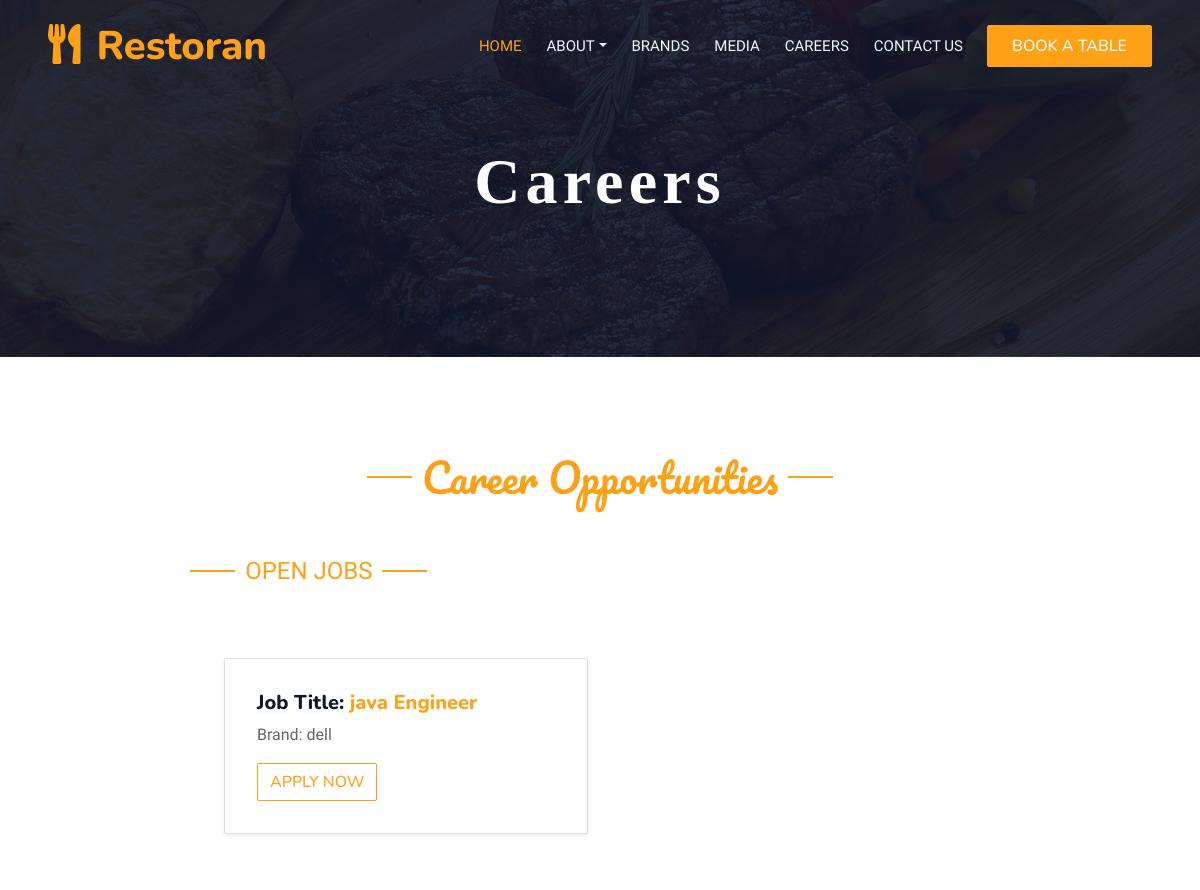
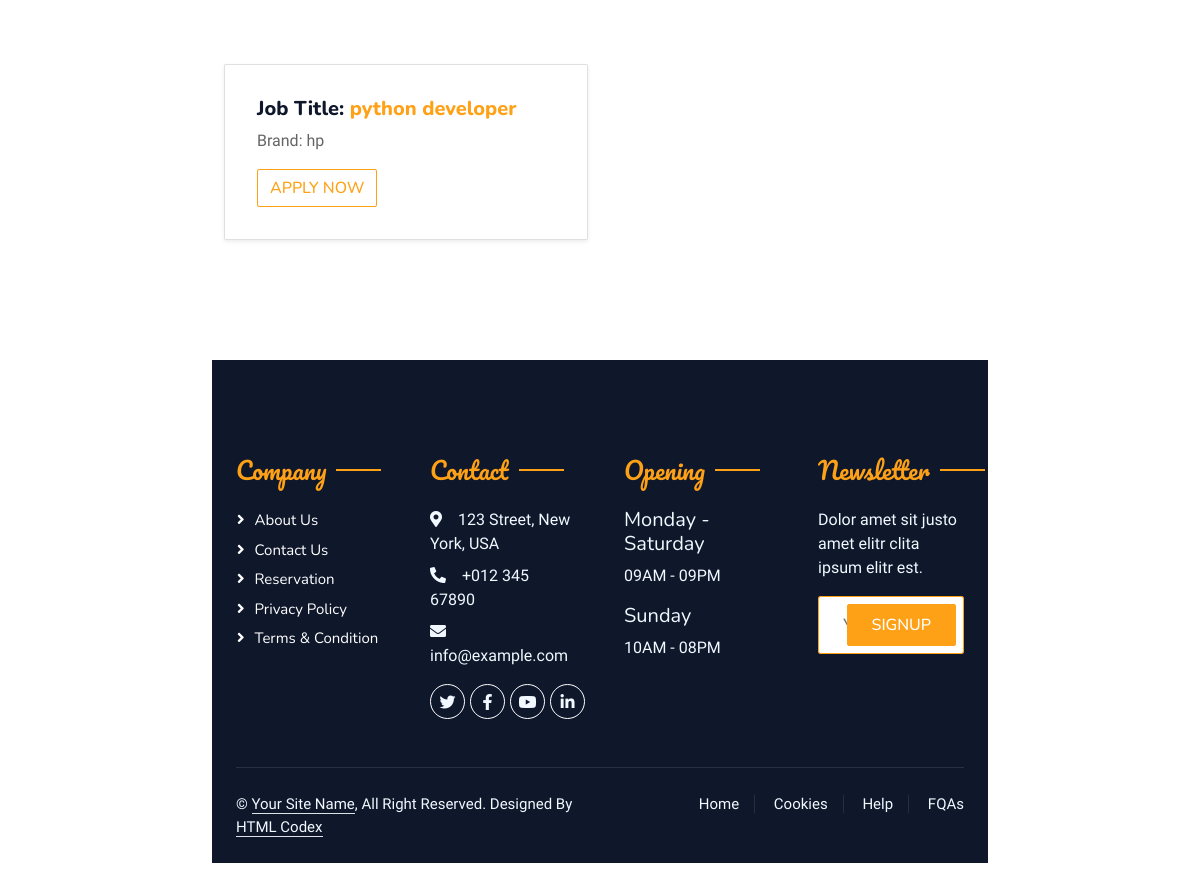
The app's page /Careers with its own data (2 pictures, top to bottom).
### rest/models.py (models this page shows, shortened)
class Careers_us(models.Model):
    brand = models.CharField(max_length = 50, null = True)
    department = models.CharField(max_length =55, null = True)
    job_title = models.CharField(max_length = 25, null = True)
    job_description = models.TextField(max_length = 300, null = True)
    contact_email = models.EmailField(max_length = 55, null = True)
    job_code =  models.CharField(max_length = 20, null = True)
    job_responsibilities = models.TextField(max_length = 800, null = True)
    job_requirement = models.TextField(max_length = 800, null = True)
    salary_range = models.CharField(max_length = 20, null = True)
    age_limit = models.CharField(max_length = 20, null = True)
    place = models.CharField(max_length = 20, null = True)
    EMPLOYMENT_TYPE_CHOICES = [
        ('Permanent', 'Permanent'),
        ('Contract', 'Contract'),
        ('none', 'None'),
    ]
    employment_type = models.CharField(max_length=35, choices=EMPLOYMENT_TYPE_CHOICES, null=True)

### rest/views.py (the view)
# urls.py: path('Careers', rest.views.Careers, name='Careers'),
def Careers (request):
    cvb = Careers_us.objects.all()
    return render(request, 'tem/Careers.html',{'cvb':cvb})

### Templates/tem/Careers.html (shortened to what this page needs)
{% load static %}
<!DOCTYPE html>
<html lang="en">
<head>
    <link href="https://cdnjs.cloudflare.com/ajax/libs/font-awesome/5.10.0/css/all.min.css" rel="stylesheet">
    <link href="https://cdn.jsdelivr.net/npm/bootstrap-icons@1.4.1/font/bootstrap-icons.css" rel="stylesheet">
    <link href="{% static 'sta/lib/animate/animate.min.css' %}" rel="stylesheet">
    <link href="{% static 'sta/lib/owlcarousel/assets/owl.carousel.min.css' %}" rel="stylesheet">
    <link href="{% static 'sta/lib/tempusdominus/css/tempusdominus-bootstrap-4.min.css' %}" rel="stylesheet" />
    <link href="{% static 'sta/css/bootstrap.min.css' %}" rel="stylesheet">
    <link href="{% static 'sta/css/style.css' %}" rel="stylesheet">
</head>
<body>
    <div class="container-xxl bg-white p-0">
        <div class="container-xxl position-relative p-0">
            <nav class="navbar navbar-expand-lg navbar-dark bg-dark px-4 px-lg-5 py-3 py-lg-0">
                <a href="{% url 'brand' %}" class="navbar-brand p-0">
                    <h1 class="text-primary m-0"><i class="fa fa-utensils me-3"></i>Restoran</h1>
                </a>
                <div class="collapse navbar-collapse" id="navbarCollapse">
                    <div class="navbar-nav ms-auto py-0 pe-4">
                        <a href="{% url 'home' %}" class="nav-item nav-link active">Home</a>
                        <div class="nav-item dropdown">
                            <a href="{% url 'about' %}" class="nav-link dropdown-toggle" data-bs-toggle="dropdown">About</a>
                        </div>
                        <a href="{% url 'brand' %}" class="nav-item nav-link">Brands</a>
                        <a href="{% url 'media'%}" class="nav-item nav-link">Media</a>
                        <a href="{% url 'Careers' %}" class="nav-item nav-link">Careers</a>
                        <a href="{% url 'contact' %}" class="nav-item nav-link">Contact US</a>
                    </div>
                    <a href="{% url 'booking' %}" class="btn btn-primary py-2 px-4">Book A Table</a>
                </div>
            </nav>
            <div class="container-xxl py-5 bg-dark hero-header mb-5">
                <div class="container text-center my-5 pt-5 pb-4">
                    <h1 class="display-3 text-white mb-3 animated slideInDown" style="font-family: 'made avenue personal use'; letter-spacing: 0.08em;">
                        Careers
                    </h1>
                </div>
            </div>
        </div>
        <div class="container-xxl pt-5 pb-3" style="margin-bottom: 10%;">
            <div class="container">
                <div class="text-center wow fadeInUp" data-wow-delay="0.1s">
                    <h1 class="section-title ff-secondary text-center text-primary fw-normal">Career Opportunities</1>
                </div>
        <div class="container-xxl pt-5 pb-3" style=" padding-top: 50px; padding-bottom: 30px;">
            <div class="container">
                <div class="text-center wow fadeInUp" data-wow-delay="0.1s "style =" margin-right:80%;  ">
                    <h6 class="section-title ff-secondary text-center text-primary fw-normal"
                        style="font-family: 'Heebo', sans-serif; color: #ff9900; font-weight: normal; font-size: 1.5rem; text-transform: uppercase; ">
                        Open Jobs
                    </h6>
                </div>
            </div>
        </div>
    {% if cvb %}
      {% for t in cvb %}
        <div class="container py-5">
            <div class="row">
                <div class="col-md-6 mb-4">
                    <div class="card shadow-sm p-3">
                        <div class="card-body">
                            <h5 class="card-title">Job Title: <a href="{% url 'job_deatails' t.id %}">{{ t.department  }}</a></h5>
                            <p class="card-text">Brand: {{ t.brand }}</p>
                            <a href="{% url 'Careers_job_application' t.id %}" class="btn btn-outline-primary">Apply Now</a>
                        </div>
                    </div>
                </div>
            </div>
        </div>
        {% endfor %}
        {% else %}
        <p>No content available.</p>
    {% endif %}
        <div class="container-fluid bg-dark text-light footer pt-5 mt-5 wow fadeIn" data-wow-delay="0.1s">
            <div class="container py-5">
                <div class="row g-5">
                    <div class="col-lg-3 col-md-6">
                        <h4 class="section-title ff-secondary text-start text-primary fw-normal mb-4">Company</h4>
                        <a class="btn btn-link" href="{% url 'about' %}">About Us</a>
                        <a class="btn btn-link" href="{% url 'contact' %}">Contact Us</a>
                        <a href="{% url 'booking' %}" class="btn btn-link">Reservation</a>
                        <a class="btn btn-link" href="">Privacy Policy</a>
                        <a class="btn btn-link" href="">Terms & Condition</a>
                    </div>
                    <div class="col-lg-3 col-md-6">
                        <h4 class="section-title ff-secondary text-start text-primary fw-normal mb-4">Contact</h4>
                        <p class="mb-2"><i class="fa fa-map-marker-alt me-3"></i>123 Street, New York, USA</p>
                        <p class="mb-2"><i class="fa fa-phone-alt me-3"></i>+012 345 67890</p>
                        <p class="mb-2"><i class="fa fa-envelope me-3"></i>info@example.com</p>
                        <div class="d-flex pt-2">
                            <a class="btn btn-outline-light btn-social" href=""><i class="fab fa-twitter"></i></a>
                            <a class="btn btn-outline-light btn-social" href=""><i class="fab fa-facebook-f"></i></a>
                            <a class="btn btn-outline-light btn-social" href=""><i class="fab fa-youtube"></i></a>
                            <a class="btn btn-outline-light btn-social" href=""><i class="fab fa-linkedin-in"></i></a>
                        </div>
                    </div>
                    <div class="col-lg-3 col-md-6">
                        <h4 class="section-title ff-secondary text-start text-primary fw-normal mb-4">Opening</h4>
                        <h5 class="text-light fw-normal">Monday - Saturday</h5>
                        <p>09AM - 09PM</p>
                        <h5 class="text-light fw-normal">Sunday</h5>
                        <p>10AM - 08PM</p>
                    </div>
                    <div class="col-lg-3 col-md-6">
                        <h4 class="section-title ff-secondary text-start text-primary fw-normal mb-4">Newsletter</h4>
                        <p>Dolor amet sit justo amet elitr clita ipsum elitr est.</p>
                        <div class="position-relative mx-auto" style="max-width: 400px;">
                            <button type="button" class="btn btn-primary py-2 px-4 position-absolute top-0 end-0 mt-2 me-2">SignUp</button>
                        </div>
                    </div>
                </div>
            </div>
            <div class="container">
                <div class="copyright">
                    <div class="row">
                        <div class="col-md-6 text-center text-md-start mb-3 mb-md-0">
                            &copy; <a class="border-bottom" href="#">Your Site Name</a>, All Right Reserved.
                            Designed By <a class="border-bottom" href="https://htmlcodex.com">HTML Codex</a>
                        </div>
                        <div class="col-md-6 text-center text-md-end">
                            <div class="footer-menu">
                                <a href="">Home</a>
                                <a href="">Cookies</a>
                                <a href="">Help</a>
                                <a href="">FQAs</a>
                            </div>
                        </div>
                    </div>
                </div>
            </div>
        </div>
    </div>
</body>
</html>

### static/sta/css/style.css (style rules this page uses)
:root { --primary: #FEA116; --light: #F1F8FF; --dark: #0F172B; }
.ff-secondary { font-family: 'Pacifico', cursive; }
.btn { font-family: 'Nunito', sans-serif; font-weight: 500; text-transform: uppercase; transition: .5s; }
.btn.btn-primary, .btn.btn-secondary { color: #FFFFFF; }
.navbar-dark .navbar-nav .nav-link { position: relative; margin-left: 25px; padding: 35px 0; font-size: 15px; color: var(--light) !important; text-transform: uppercase; font-weight: 500; outline: none; transition: .5s; }
.navbar-dark .navbar-nav .nav-link:hover, .navbar-dark .navbar-nav .nav-link.active { color: var(--primary) !important; }
@media (min-width: 992px) { .navbar-dark { position: absolute; width: 100%; top: 0; left: 0; z-index: 999; background: transparent !important; } }
.hero-header { background: linear-gradient(rgba(15, 23, 43, .9), rgba(15, 23, 43, .9)), url(../img/bg-hero.jpg); background-position: center center; background-repeat: no-repeat; background-size: cover; }
.section-title { position: relative; display: inline-block; }
.section-title::before { position: absolute; content: ""; width: 45px; height: 2px; top: 50%; left: -55px; margin-top: -1px; background: var(--primary); }
.section-title::after { position: absolute; content: ""; width: 45px; height: 2px; top: 50%; right: -55px; margin-top: -1px; background: var(--primary); }
.section-title.text-start::before, .section-title.text-end::after { display: none; }
.footer .btn.btn-social { margin-right: 5px; width: 35px; height: 35px; display: flex; align-items: center; justify-content: center; color: var(--light); border: 1px solid #FFFFFF; border-radius: 35px; transition: .3s; }
.footer .btn.btn-link { display: block; margin-bottom: 5px; padding: 0; text-align: left; color: #FFFFFF; font-size: 15px; font-weight: normal; text-transform: capitalize; transition: .3s; }
.footer .btn.btn-link::before { position: relative; content: "\f105"; font-family: "Font Awesome 5 Free"; font-weight: 900; margin-right: 10px; }
.footer .copyright { padding: 25px 0; font-size: 15px; border-top: 1px solid rgba(256, 256, 256, .1); }
.footer .copyright a { color: var(--light); }
.footer .footer-menu a { margin-right: 15px; padding-right: 15px; border-right: 1px solid rgba(255, 255, 255, .1); }
.footer .footer-menu a:last-child { margin-right: 0; padding-right: 0; border-right: none; }

### Templates/tem/Careers.html (style rules this page uses)
html, body { height: 100%; margin: 0; display: flex; flex-direction: column; }
.container-xxl { flex: 1; }
.container { max-width: 800px; margin: 0 auto; }

### records on screen
Careers_us: department "java Engineer", brand "dell"
Careers_us: department "python developer", brand "hp"
